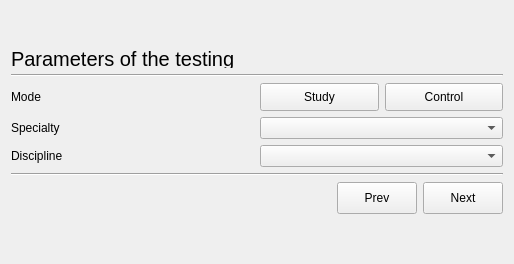
<?xml version="1.0" encoding="UTF-8"?>
<ui version="4.0">
 <class>second</class>
 <widget class="QWidget" name="second">
  <property name="geometry">
   <rect>
    <x>0</x>
    <y>0</y>
    <width>514</width>
    <height>264</height>
   </rect>
  </property>
  <property name="windowTitle">
   <string>Form</string>
  </property>
  <layout class="QGridLayout" name="gridLayout_4">
   <item row="0" column="0">
    <layout class="QVBoxLayout" name="verticalLayout_4">
     <item>
      <layout class="QVBoxLayout" name="verticalLayout_2">
       <item>
        <widget class="QLabel" name="label_4">
         <property name="maximumSize">
          <size>
           <width>16777215</width>
           <height>18</height>
          </size>
         </property>
         <property name="baseSize">
          <size>
           <width>0</width>
           <height>0</height>
          </size>
         </property>
         <property name="font">
          <font>
           <pointsize>15</pointsize>
          </font>
         </property>
         <property name="mouseTracking">
          <bool>false</bool>
         </property>
         <property name="text">
          <string>Parameters of the testing</string>
         </property>
        </widget>
       </item>
       <item>
        <widget class="Line" name="line">
         <property name="orientation">
          <enum>Qt::Horizontal</enum>
         </property>
        </widget>
       </item>
      </layout>
     </item>
     <item>
      <layout class="QVBoxLayout" name="verticalLayout_3">
       <item>
        <layout class="QGridLayout" name="gridLayout">
         <item row="1" column="0">
          <widget class="QLabel" name="label_3">
           <property name="maximumSize">
            <size>
             <width>16777215</width>
             <height>28</height>
            </size>
           </property>
           <property name="text">
            <string>Specialty</string>
           </property>
          </widget>
         </item>
         <item row="2" column="1">
          <widget class="QComboBox" name="comboBox"/>
         </item>
         <item row="1" column="1">
          <widget class="QComboBox" name="comboBox_2"/>
         </item>
         <item row="2" column="0">
          <widget class="QLabel" name="label">
           <property name="maximumSize">
            <size>
             <width>16777215</width>
             <height>28</height>
            </size>
           </property>
           <property name="text">
            <string>Discipline</string>
           </property>
          </widget>
         </item>
         <item row="0" column="1">
          <layout class="QHBoxLayout" name="horizontalLayout">
           <item>
            <widget class="QPushButton" name="pushButton_3">
             <property name="maximumSize">
              <size>
               <width>122</width>
               <height>32</height>
              </size>
             </property>
             <property name="text">
              <string>Study</string>
             </property>
            </widget>
           </item>
           <item>
            <widget class="QPushButton" name="pushButton_4">
             <property name="maximumSize">
              <size>
               <width>121</width>
               <height>32</height>
              </size>
             </property>
             <property name="text">
              <string>Control</string>
             </property>
            </widget>
           </item>
          </layout>
         </item>
         <item row="0" column="0">
          <widget class="QLabel" name="label_2">
           <property name="maximumSize">
            <size>
             <width>16777215</width>
             <height>28</height>
            </size>
           </property>
           <property name="text">
            <string>Mode</string>
           </property>
          </widget>
         </item>
        </layout>
       </item>
       <item>
        <layout class="QVBoxLayout" name="verticalLayout">
         <item>
          <widget class="Line" name="line_2">
           <property name="orientation">
            <enum>Qt::Horizontal</enum>
           </property>
          </widget>
         </item>
         <item>
          <layout class="QGridLayout" name="gridLayout_3">
           <item row="0" column="0">
            <spacer name="horizontalSpacer">
             <property name="orientation">
              <enum>Qt::Horizontal</enum>
             </property>
             <property name="sizeHint" stdset="0">
              <size>
               <width>40</width>
               <height>20</height>
              </size>
             </property>
            </spacer>
           </item>
           <item row="0" column="1">
            <layout class="QHBoxLayout" name="horizontalLayout_2">
             <item>
              <widget class="QPushButton" name="pushButton">
               <property name="maximumSize">
                <size>
                 <width>92</width>
                 <height>32</height>
                </size>
               </property>
               <property name="text">
                <string>Prev</string>
               </property>
              </widget>
             </item>
             <item>
              <widget class="QPushButton" name="pushButton_2">
               <property name="maximumSize">
                <size>
                 <width>92</width>
                 <height>32</height>
                </size>
               </property>
               <property name="text">
                <string>Next</string>
               </property>
              </widget>
             </item>
            </layout>
           </item>
          </layout>
         </item>
        </layout>
       </item>
      </layout>
     </item>
    </layout>
   </item>
  </layout>
 </widget>
 <resources/>
 <connections/>
</ui>
